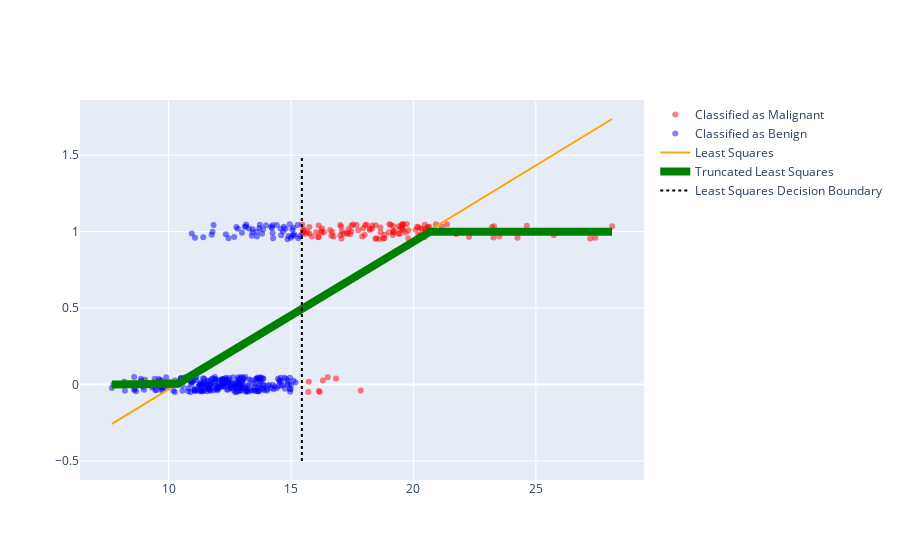

The code cell stored with this chart in its notebook:
### Code cell
X_plt = np.linspace(np.min(X), np.max(X), 100)
p_line = go.Scatter(name="Truncated Least Squares",
    x=X_plt, y=bound01(least_squares_model.predict(np.array([X_plt]).T)), 
    mode="lines", line=dict(color="green", width=8))
py.iplot([mal_points, ben_points, model_line, p_line, dec_line], filename="lr-06")
